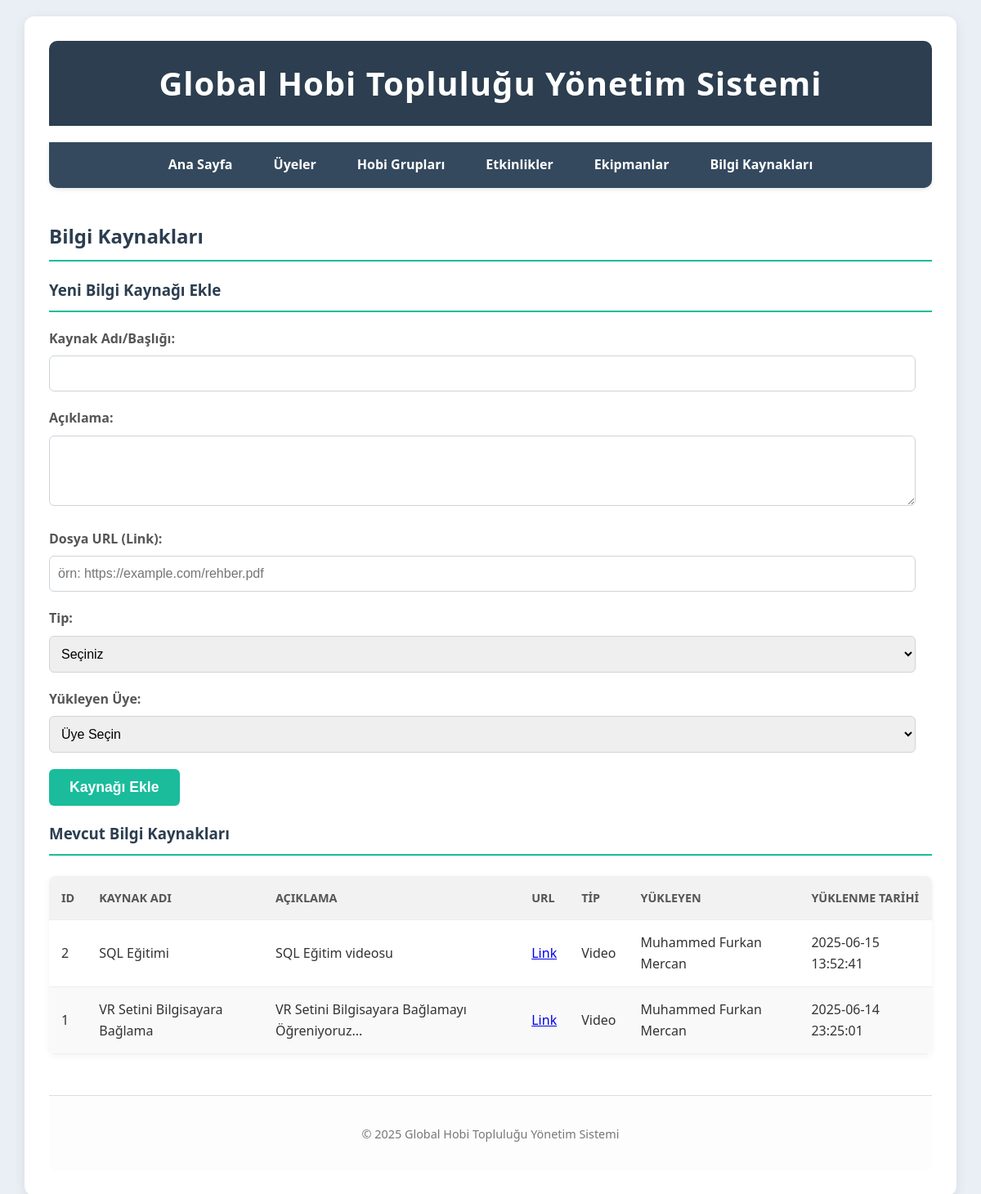
Screenshot of /kaynaklar.php with the database file from the repository.
### tables this page shows
CREATE TABLE `bilgikaynaklari` (
  `kaynak_id` int(11) NOT NULL,
  `kaynak_adi` varchar(200) NOT NULL,
  `aciklama` text DEFAULT NULL,
  `dosya_url` varchar(255) NOT NULL,
  `tip` enum('Makale','Video','Rehber','Link','Belge') NOT NULL,
  `yuklenme_tarihi` timestamp NOT NULL DEFAULT current_timestamp(),
  `yukleyen_uye_id` int(11) NOT NULL
);

CREATE TABLE `uyeler` (
  `uye_id` int(11) NOT NULL,
  `ad` varchar(50) NOT NULL,
  `soyad` varchar(50) NOT NULL,
  `kullanici_adi` varchar(50) NOT NULL,
  `eposta` varchar(100) NOT NULL,
  `sifre_hash` varchar(255) NOT NULL,
  `kayit_tarihi` timestamp NOT NULL DEFAULT current_timestamp(),
  `ulke` varchar(50) DEFAULT NULL,
  `profil_fotografi_url` varchar(255) DEFAULT NULL
);

### kaynaklar.php (the view, shortened to what this page needs)
<?php
include_once 'config.php';
include_once 'includes/header.php';
$error = '';
$kaynaklar = [];
$sql_kaynaklar = "SELECT BK.*, U.ad AS yukleyen_ad, U.soyad AS yukleyen_soyad FROM BilgiKaynaklari BK JOIN Uyeler U ON BK.yukleyen_uye_id = U.uye_id ORDER BY BK.yuklenme_tarihi DESC";
$result_kaynaklar = mysqli_query($conn, $sql_kaynaklar);
if (mysqli_num_rows($result_kaynaklar) > 0) {
    while ($row = mysqli_fetch_assoc($result_kaynaklar)) {
        $kaynaklar[] = $row;
    }
} else {
    $error .= " Henüz bilgi kaynağı bulunmamaktadır.";
}
?>
<h2>Bilgi Kaynakları</h2>
<h3>Yeni Bilgi Kaynağı Ekle</h3>
<form action="kaynaklar.php" method="POST">
    <div class="form-group">
        <label for="kaynak_adi">Kaynak Adı/Başlığı:</label>
        <input type="text" id="kaynak_adi" name="kaynak_adi" required>
    </div>
    <div class="form-group">
        <label for="aciklama">Açıklama:</label>
        <textarea id="aciklama" name="aciklama" rows="4"></textarea>
    </div>
    <div class="form-group">
        <label for="dosya_url">Dosya URL (Link):</label>
        <input type="text" id="dosya_url" name="dosya_url" required placeholder="örn: https://example.com/rehber.pdf">
    </div>
    <div class="form-group">
        <label for="tip">Tip:</label>
        <select id="tip" name="tip" required>
            <option value="">Seçiniz</option>
        </select>
    </div>
    <div class="form-group">
        <label for="yukleyen_uye_id">Yükleyen Üye:</label>
        <select id="yukleyen_uye_id" name="yukleyen_uye_id" required>
            <option value="">Üye Seçin</option>
        </select>
    </div>
    <button type="submit" name="kaynak_ekle" class="btn">Kaynağı Ekle</button>
</form>
<h3>Mevcut Bilgi Kaynakları</h3>
<?php if (!empty($kaynaklar)): ?>
    <table>
        <thead>
            <tr>
                <th>ID</th>
                <th>Kaynak Adı</th>
                <th>Açıklama</th>
                <th>URL</th>
                <th>Tip</th>
                <th>Yükleyen</th>
                <th>Yüklenme Tarihi</th>
            </tr>
        </thead>
        <tbody>
            <?php foreach ($kaynaklar as $kaynak): ?>
                <tr>
                    <td><?php echo htmlspecialchars($kaynak['kaynak_id']); ?></td>
                    <td><?php echo htmlspecialchars($kaynak['kaynak_adi']); ?></td>
                    <td><?php echo htmlspecialchars($kaynak['aciklama']); ?></td>
                    <td><a href="<?php echo htmlspecialchars($kaynak['dosya_url']); ?>" target="_blank">Link</a></td>
                    <td><?php echo htmlspecialchars($kaynak['tip']); ?></td>
                    <td><?php echo htmlspecialchars($kaynak['yukleyen_ad'] . ' ' . $kaynak['yukleyen_soyad']); ?></td>
                    <td><?php echo htmlspecialchars($kaynak['yuklenme_tarihi']); ?></td>
                </tr>
            <?php endforeach; ?>
        </tbody>
    </table>
<?php else: ?>
    <p>Henüz bilgi kaynağı bulunmamaktadır.</p>
<?php endif; ?>
<?php
include_once 'includes/footer.php';
?>

### style.css (style rules this page uses)
body { font-family: 'Segoe UI', Tahoma, Geneva, Verdana, sans-serif; margin: 0; padding: 0; background-color: #e9eff5; color: #333; line-height: 1.6; }
h2, h3 { color: #2c3e50; border-bottom: 2px solid #1abc9c; padding-bottom: 10px; margin-bottom: 20px; }
.form-group { margin-bottom: 20px; }
.form-group label { display: block; margin-bottom: 8px; font-weight: 600; color: #555; }
.form-group input[type="text"], .form-group input[type="email"], .form-group input[type="password"], .form-group input[type="date"], .form-group input[type="time"], .form-group input[type="number"], .form-group select, .form-group textarea { width: calc(100% - 20px); padding: 12px 10px; border: 1px solid #cdd4da; border-radius: 6px; box-sizing: border-box; font-size: 1em; transition: border-color 0.3s ease; }
.btn { background-color: #1abc9c; color: white; padding: 12px 25px; border: none; border-radius: 6px; cursor: pointer; font-size: 1.1em; font-weight: bold; text-decoration: none; display: inline-block; transition: background-color 0.3s ease, transform 0.2s ease; margin-right: 10px; }
table { width: 100%; border-collapse: collapse; margin-top: 25px; background-color: #fff; box-shadow: 0 2px 8px rgba(0, 0, 0, 0.05); border-radius: 8px; overflow: hidden; }
table th, table td { padding: 15px; text-align: left; border-bottom: 1px solid #eee; }
table th { background-color: #f2f2f2; color: #555; font-weight: 700; text-transform: uppercase; font-size: 0.9em; }
table tr:nth-child(even) { background-color: #f9f9f9; }

### rows the page displays
bilgikaynaklari: kaynak_id "2", kaynak_adi "SQL Eğitimi", aciklama "SQL Eğitim videosu", tip "Video", yukleyen_uye.soyad "Muhammed Furkan Mercan", yuklenme_tarihi "2025-06-15 13:52:41"
bilgikaynaklari: kaynak_id "1", kaynak_adi "VR Setini Bilgisayara Bağlama", aciklama "VR Setini Bilgisayara Bağlamayı Öğreniyoruz...", tip "Video", yukleyen_uye.soyad "Muhammed Furkan Mercan", yuklenme_tarihi "2025-06-14 23:25:01"
